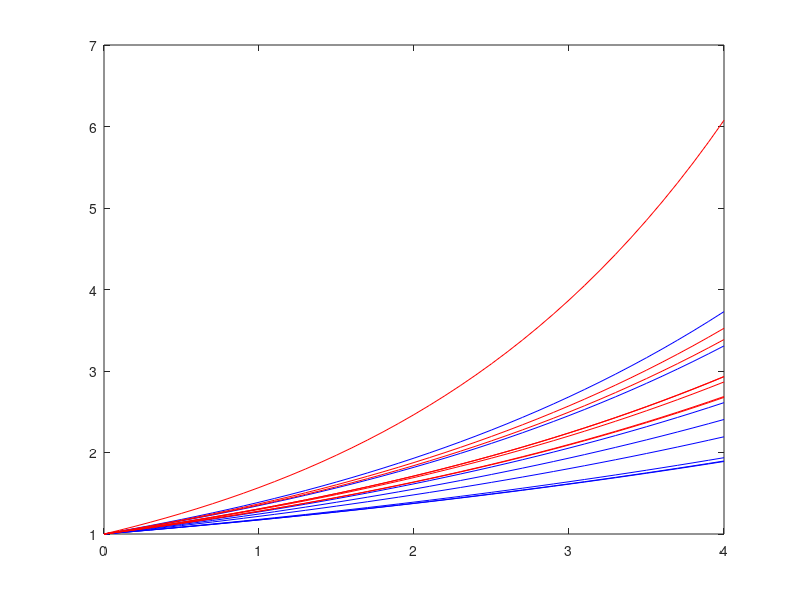

MATLAB code to generate this figure:
cd /Volumes/DQ-2012-2/FHL_Fish/SwimData/MATLAB
load('slopes')

speeds = [0:0.1:4.0];


for i = 1:length(slopes)
curveT(:,i) = exp(slopes(i,2)*speeds)';
curveL(:,i) = exp(slopes(i,3)*speeds)';
end

figure(2)
plot(speeds,curveT,'b')
hold on
plot(speeds,curveL,'r')